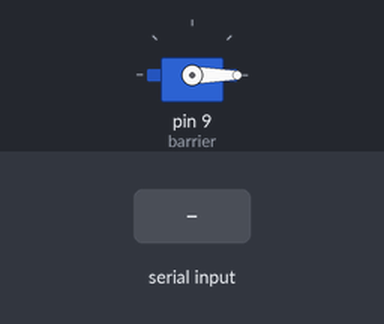
Bench run of a sketch on a simulated Arduino Uno, built with avr-gcc and run on an emulated ATmega328P. Shown: servo. The test bench sets the inputs (shaded band).

Above: at 1.2 s.
1.3 s: "OPEN\n" received over Serial
At 2.1 s:
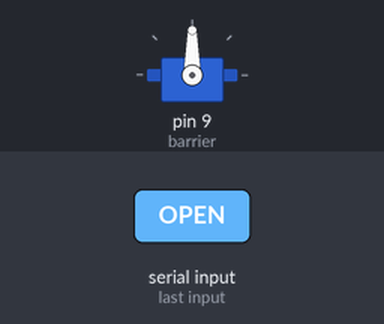
Timing chart, 0 to 12.8 s (numbered marks = the images above; inputs shaded):
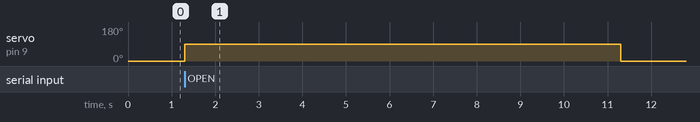

Measured:
- after the input at 1.3 s, servo on pin 9 (barrier): 0° → 90° at once, → 0° 10.0 s later

The sketch:

Servo_upload.ino
```cpp
#include <Servo.h>

Servo barrier;

void setup() {
  Serial.begin(9600);
  barrier.attach(9);
  barrier.write(0);
}

void loop() {
  if (Serial.available()) {
    String command = Serial.readStringUntil('\n');
    command.trim();

    if (command == "OPEN") {
      barrier.write(90);
      delay(10000);
      barrier.write(0);
    }
  }
}
```
